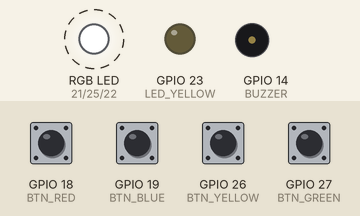
This sketch was run on a simulated ESP32. On the bench: an RGB LED mixed from three pins (HIGH = lit), output pins drawn as LEDs (lit = HIGH), buzzer (waves = sounding). Dashed ring = blinking. The test bench sets the inputs (shaded band); at power-on: GPIO 18 (BTN_RED), GPIO 19 (BTN_BLUE), GPIO 26 (BTN_YELLOW), GPIO 27 (BTN_GREEN) HIGH. Random numbers use the default seed unless the sketch sets one; EEPROM starts erased.

Above: at 1.2 s.
1.3 s: GPIO 18 (BTN_RED) pulled LOW for 0.15 s
At 3.2 s:
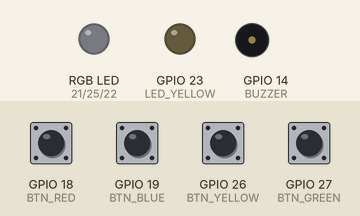
4.0 s: GPIO 19 (BTN_BLUE) pulled LOW for 0.15 s
At 4.9 s:
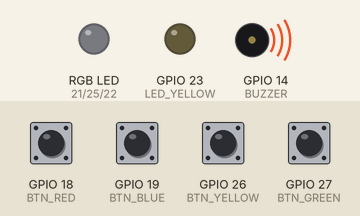
7.1 s: GPIO 26 (BTN_YELLOW) pulled LOW for 0.15 s
At 8.1 s:
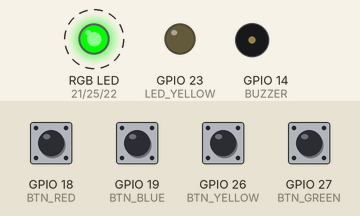
9.8 s: GPIO 27 (BTN_GREEN) pulled LOW for 0.15 s
At 11.1 s:
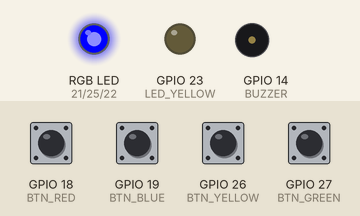
12.8 s: GPIO 18 (BTN_RED) pulled LOW for 1 s
At 13.95 s:
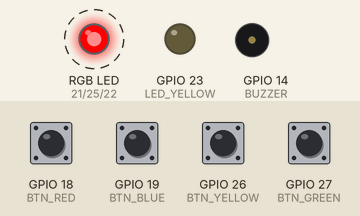
15.8 s: GPIO 19 (BTN_BLUE) pulled LOW for 1 s
At 16.8 s:
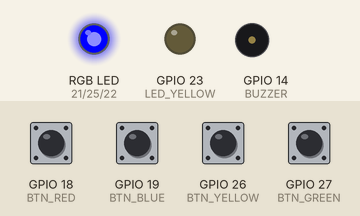
Timing chart, 0 to 18.8 s (numbered marks = the images above; inputs shaded):
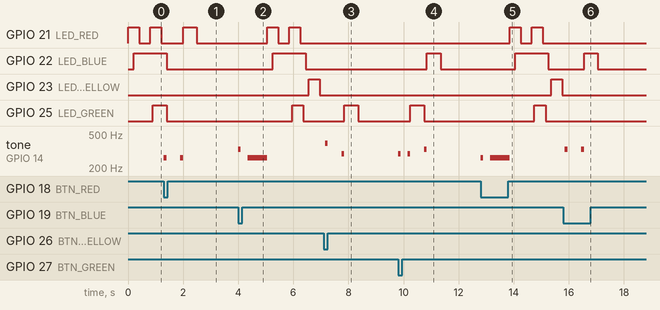

Measured:
- after the input at 1.3 s, tone on GPIO 14 (BUZZER): alternates 262 Hz for 0.10 s and silent for 0.50 s, 4 changes in all, then stays silent, starting at once
- after the input at 4.0 s, GPIO 21 (LED_RED): alternates HIGH for 0.40 s and LOW for 0.40 s, 4 changes in all, then stays LOW, starting after 1.1 s; GPIO 22 (LED_BLUE): LOW → HIGH after 1.3 s, → LOW 1.2 s later
- after the input at 7.1 s, tone on GPIO 14 (BUZZER): silent → 392 Hz after 0.06 s, → silent 0.10 s later, → 294 Hz 0.50 s later, → silent 0.10 s later
- after the input at 9.8 s, GPIO 22 (LED_BLUE): LOW → HIGH after 1.1 s, → LOW 0.50 s later; GPIO 25 (LED_GREEN): LOW → HIGH after 0.45 s, → LOW 0.50 s later; tone on GPIO 14 (BUZZER): plays 294 Hz for 0.10 s, 294 Hz for 0.10 s, 330 Hz for 0.10 s, starting at once
- after the input at 12.8 s, GPIO 21 (LED_RED): alternates HIGH for 0.40 s and LOW for 0.40 s, starting after 1.1 s; GPIO 22 (LED_BLUE): LOW → HIGH after 1.3 s, → LOW 1.2 s later
- after the input at 15.8 s, tone on GPIO 14 (BUZZER): alternates 330 Hz for 0.10 s and silent for 0.50 s, 4 changes in all, then stays silent, starting after 0.06 s

The sketch:

genius_arduino.ino
```cpp
#include <EEPROM.h>

enum GameState {
  IDLE,
  RUNNING,
  GAME_OVER,
  RESTART
};

enum NivelDificuldade {
  EASY,
  MEDIUM,
  HARD,
  VERY_HARD
};

// Todas as cores que podem ser escolhidas
enum Color {
  RED,
  GREEN,
  BLUE,
  YELLOW,
  NONE_COLOR
};

// Estrutura para salvar quais cores estão ativas
struct RGB {
  bool red;
  bool green;
  bool blue;
  bool yellow;
};

struct SequenciaLeds {
  // tempo espera entre padroes de leds
  int espera;
  RGB rgb[4];
};

// Leds
const int LED_RED = 21;
const int LED_BLUE = 22;
const int LED_YELLOW = 23;
const int LED_GREEN = 25;

// Buttons
const int BTN_RED = 18;
const int BTN_BLUE = 19;
const int BTN_YELLOW = 26;
const int BTN_GREEN = 27;

// Buzzer
const int BUZZER = 14;

// Variaveis globais
int localSalvarEEPROM;
int btn_red_vl;
int btn_blue_vl;
int btn_yellow_vl;
int btn_green_vl;
const int tempoExibirLed = 500;  // em milissegundos
const int dificuldadeInicial = EASY;
const int nivelInicial = 0;
const int tamanhoSequenciaJogoInicial = 1;


// Definicoes de jogo
int clicando = false;
int tamanhoSequenciaJogo = tamanhoSequenciaJogoInicial;
int nivelAtual = nivelInicial;
int recordeAtual = 0;
int maiorRecorde = 0;
GameState state = IDLE;
SequenciaLeds sequencia_idle = {
  100,
  { { HIGH, LOW, HIGH, LOW },
    { LOW, LOW, HIGH, LOW },
    { HIGH, HIGH, HIGH, LOW },
    { LOW, LOW, LOW, HIGH } },
};
int dificuldade = dificuldadeInicial;
Color* sequenciaCarregada = nullptr;

// Espera o jogador iniciar o jogo
void idle();
// Se o botao especifico for clicado faca algo
bool verificaBotaoEspecificoClicou(Color cor);
// Se algum dos botoes que for clicado retorna true
Color verificaAlgumBotaoClicou();
// Acende a cor enviada por parametro
void emitirSomBotao(Color cor);
// Quando o iniciar o jogo inicia cria a sequencia
Color geraCorAleatoria();
// Verifica se as entradas do usuario estao dentro
// da sequencia gerada
bool verificaSequenciaJogador(Color* sequencia);
// Espera determinado tempo para o jogador escolher uma cor
Color pegarBotaoJogador();
void salvarRecorde();
void atualizarDificuldade();
void exibirSequencia(Color* sequencia);
void liberarMemoriaSequencia();
void criarNovaSequencia();

void setup() {
  pinMode(LED_RED, OUTPUT);
  pinMode(LED_BLUE, OUTPUT);
  pinMode(LED_YELLOW, OUTPUT);
  pinMode(LED_GREEN, OUTPUT);

  pinMode(BTN_RED, INPUT_PULLUP);
  pinMode(BTN_BLUE, INPUT_PULLUP);
  pinMode(BTN_YELLOW, INPUT_PULLUP);
  pinMode(BTN_GREEN, INPUT_PULLUP);

  pinMode(BUZZER, OUTPUT);


  Serial.begin(9600);
  randomSeed(analogRead(0));

  if(EEPROM.read(0) != 0xff)
  {
    localSalvarEEPROM = EEPROM.read(0);
  }else{
    localSalvarEEPROM = 1;
    EEPROM.write(0, localSalvarEEPROM);
  }
}

// Libera a memória da sequência carregada
void liberarMemoriaSequencia() {
  if (sequenciaCarregada != nullptr) {
    delete[] sequenciaCarregada;
    sequenciaCarregada = nullptr;
  }
}

// Cria a sequência com o tamanho atual
void criarNovaSequencia() {
  liberarMemoriaSequencia();  // Libera a memória da sequência anterior
  sequenciaCarregada = new Color[tamanhoSequenciaJogo];  // Aloca nova sequência
}

void loop() {
  Color novaCor;
  Color* sequenciaAtual = nullptr;
  bool resultado;
  Color* tempSequencia;

  switch (state) {
    case IDLE:
      idle();
      break;
    case RUNNING:
      nivelAtual++;
      novaCor = geraCorAleatoria();

      // Cria a nova sequência e copia a antiga, se houver
      tempSequencia = new Color[tamanhoSequenciaJogo];
      for (int i = 0; i < tamanhoSequenciaJogo - 1; i++) {
        tempSequencia[i] = sequenciaCarregada[i];
      }
      tempSequencia[tamanhoSequenciaJogo - 1] = novaCor;
      liberarMemoriaSequencia();
      sequenciaCarregada = tempSequencia;

      sequenciaCarregada[tamanhoSequenciaJogo - 1] = novaCor;

      exibirSequencia(sequenciaCarregada);
      resultado = verificaSequenciaJogador(sequenciaCarregada);

      if (!resultado) {
        nivelAtual--;
        state = GAME_OVER;
      }

      if (nivelAtual > recordeAtual) {
        recordeAtual = nivelAtual;
      }

      tamanhoSequenciaJogo++;
      atualizarDificuldade();
      delay(250);
      break;
    case GAME_OVER:
      noTone(BUZZER);
      tone(BUZZER, 262);
      delay(700);
      noTone(BUZZER);
      salvarRecorde();
      state = RESTART;
      break;
    case RESTART:
      liberarMemoriaSequencia();  // Libera a memória quando reinicia o jogo
      tamanhoSequenciaJogo = tamanhoSequenciaJogoInicial;
      nivelAtual = nivelInicial;
      dificuldade = dificuldadeInicial;
      state = IDLE;
      break;
  };
}

void idle() {
  for (int i = 0; i < 6; i++) {
    if (verificaAlgumBotaoClicou() != NONE_COLOR) {
      state = RUNNING;

      digitalWrite(LED_RED, LOW);
      digitalWrite(LED_GREEN, LOW);
      digitalWrite(LED_BLUE, LOW);
      digitalWrite(LED_YELLOW, LOW);

      delay(500);
      break;
    };

    digitalWrite(LED_RED, sequencia_idle.rgb[i].red);
    delay(sequencia_idle.espera);

    if (verificaAlgumBotaoClicou() != NONE_COLOR) {
      state = RUNNING;

      digitalWrite(LED_RED, LOW);
      digitalWrite(LED_GREEN, LOW);
      digitalWrite(LED_BLUE, LOW);
      digitalWrite(LED_YELLOW, LOW);

      delay(500);
      break;
    };

    digitalWrite(LED_GREEN, sequencia_idle.rgb[i].green);
    delay(sequencia_idle.espera);

    if (verificaAlgumBotaoClicou() != NONE_COLOR) {
      state = RUNNING;

      digitalWrite(LED_RED, LOW);
      digitalWrite(LED_GREEN, LOW);
      digitalWrite(LED_BLUE, LOW);
      digitalWrite(LED_YELLOW, LOW);

      delay(500);
      break;
    };

    digitalWrite(LED_BLUE, sequencia_idle.rgb[i].blue);
    delay(sequencia_idle.espera);

    if (verificaAlgumBotaoClicou() != NONE_COLOR) {
      state = RUNNING;

      digitalWrite(LED_RED, LOW);
      digitalWrite(LED_GREEN, LOW);
      digitalWrite(LED_BLUE, LOW);
      digitalWrite(LED_YELLOW, LOW);

      delay(500);
      break;
    };

    digitalWrite(LED_YELLOW, sequencia_idle.rgb[i].yellow);
    delay(sequencia_idle.espera);

    if (verificaAlgumBotaoClicou() != NONE_COLOR) {
      state = RUNNING;

      digitalWrite(LED_RED, LOW);
      digitalWrite(LED_GREEN, LOW);
      digitalWrite(LED_BLUE, LOW);
      digitalWrite(LED_YELLOW, LOW);

      delay(500);
      break;
    };
  }
}

Color verificaAlgumBotaoClicou() {

  btn_red_vl = digitalRead(BTN_RED);
  btn_blue_vl = digitalRead(BTN_BLUE);
  btn_yellow_vl = digitalRead(BTN_YELLOW);
  btn_green_vl = digitalRead(BTN_GREEN);

  clicando = true;

  if (btn_red_vl == LOW) {
    emitirSomBotao(RED);
    return RED;
  } else if (btn_blue_vl == LOW) {
    emitirSomBotao(BLUE);
    return BLUE;
  } else if (btn_yellow_vl == LOW) {
    emitirSomBotao(YELLOW);
    return YELLOW;
  } else if (btn_green_vl == LOW) {
    emitirSomBotao(GREEN);
    return GREEN;
  }
  clicando = false;

  return NONE_COLOR;
};

bool verificaBotaoEspecificoClicou(Color cor) {
  btn_red_vl = digitalRead(BTN_RED);
  btn_blue_vl = digitalRead(BTN_BLUE);
  btn_yellow_vl = digitalRead(BTN_YELLOW);
  btn_green_vl = digitalRead(BTN_GREEN);

  if (btn_red_vl == LOW && RED == cor) {
    emitirSomBotao(RED);
    return true;
  } else if (btn_blue_vl == LOW && BLUE == cor) {
    emitirSomBotao(BLUE);
    return true;
  } else if (btn_yellow_vl == LOW && YELLOW == cor) {
    emitirSomBotao(YELLOW);
    return true;
  } else if (btn_green_vl == LOW && GREEN == cor) {
    emitirSomBotao(GREEN);
    return true;
  }

  return false;
};

// definir o tamanho da sequencia no parametro e ir definindo/mudando de acordo com o nivel
Color geraCorAleatoria() {
  Color cores[] = { RED, GREEN, YELLOW, BLUE };
  // utiliza o random pra gerar numero aleatorio entre 0 e 3, as 4 cores possiveis e converte para Color
  Color corAleatoria = cores[random(0, 4)];

  return corAleatoria;
}

void emitirSomBotao(Color cor) {
  switch (cor) {
    case RED:
      tone(BUZZER, 262);  // Nota C
      break;
    case GREEN:
      tone(BUZZER, 294);  // Nota D
      break;
    case BLUE:
      tone(BUZZER, 330);  // Nota E
      break;
    case YELLOW:
      tone(BUZZER, 392);  // Nota G
      break;
  }
  delay(100);
  noTone(BUZZER);
}

bool verificaSequenciaJogador(Color* sequencia) {
  Color entradaJogador;
  for (int i = 0; i < tamanhoSequenciaJogo; i++) {
    entradaJogador = pegarBotaoJogador();

    if (entradaJogador == NONE_COLOR || entradaJogador != sequencia[i]) {
      return false;
    }
  }

  return true;
}

Color pegarBotaoJogador() {
  while (true) {
    // Verifica se o botão está sendo clicado
    if (clicando) {
      // Se estiver clicando, espera até que o botão seja solto
      while (clicando) {
        Color corClicada = verificaAlgumBotaoClicou();
        // Aguarda o botão ser solto
      }
    } else {
      // Verifica se algum botão foi clicado
      Color corClicada = verificaAlgumBotaoClicou();
      if (corClicada != NONE_COLOR) {
        return corClicada;
      }
    }
  }
}

void atualizarDificuldade() {
  if (nivelAtual % 3 == 0) {  // Aumenta a dificuldade a cada 5 níveis
    if (dificuldade == EASY)
      dificuldade = MEDIUM;
    else if (dificuldade == MEDIUM)
      dificuldade = HARD;
    else if (dificuldade == HARD)
      dificuldade = VERY_HARD;
  }
}

void salvarRecorde() {
  if (recordeAtual > maiorRecorde) {
    maiorRecorde = recordeAtual;
  }

  // EEPROM.write(localSalvarEEPROM, maiorRecorde);
  // delay(10);
  // localSalvarEEPROM++;
  // EEPROM.write(0, localSalvarEEPROM);
  // delay(10);

  // Serial.print("Game Over! Seu recorde atual foi: ");
  // Serial.println(recordeAtual);
  // Serial.print("Maior recorde: ");
  // Serial.println(maiorRecorde);
}


void exibirSequencia(Color* sequencia) {
  int tempo = floor(tempoExibirLed / (dificuldade * 2 + 1));

  for (int i = 0; i < tamanhoSequenciaJogo; i++) {
    emitirSomBotao(sequencia[i]);
    if (sequencia[i] == RED) {
      digitalWrite(LED_RED, HIGH);
      delay(tempo);
      digitalWrite(LED_RED, LOW);

    } else if (sequencia[i] == BLUE) {
      digitalWrite(LED_BLUE, HIGH);
      delay(tempo);
      digitalWrite(LED_BLUE, LOW);

    } else if (sequencia[i] == GREEN) {
      digitalWrite(LED_GREEN, HIGH);
      delay(tempo);
      digitalWrite(LED_GREEN, LOW);
    } else {
      digitalWrite(LED_YELLOW, HIGH);
      delay(tempo);
      digitalWrite(LED_YELLOW, LOW);
    }
  }
}
```
